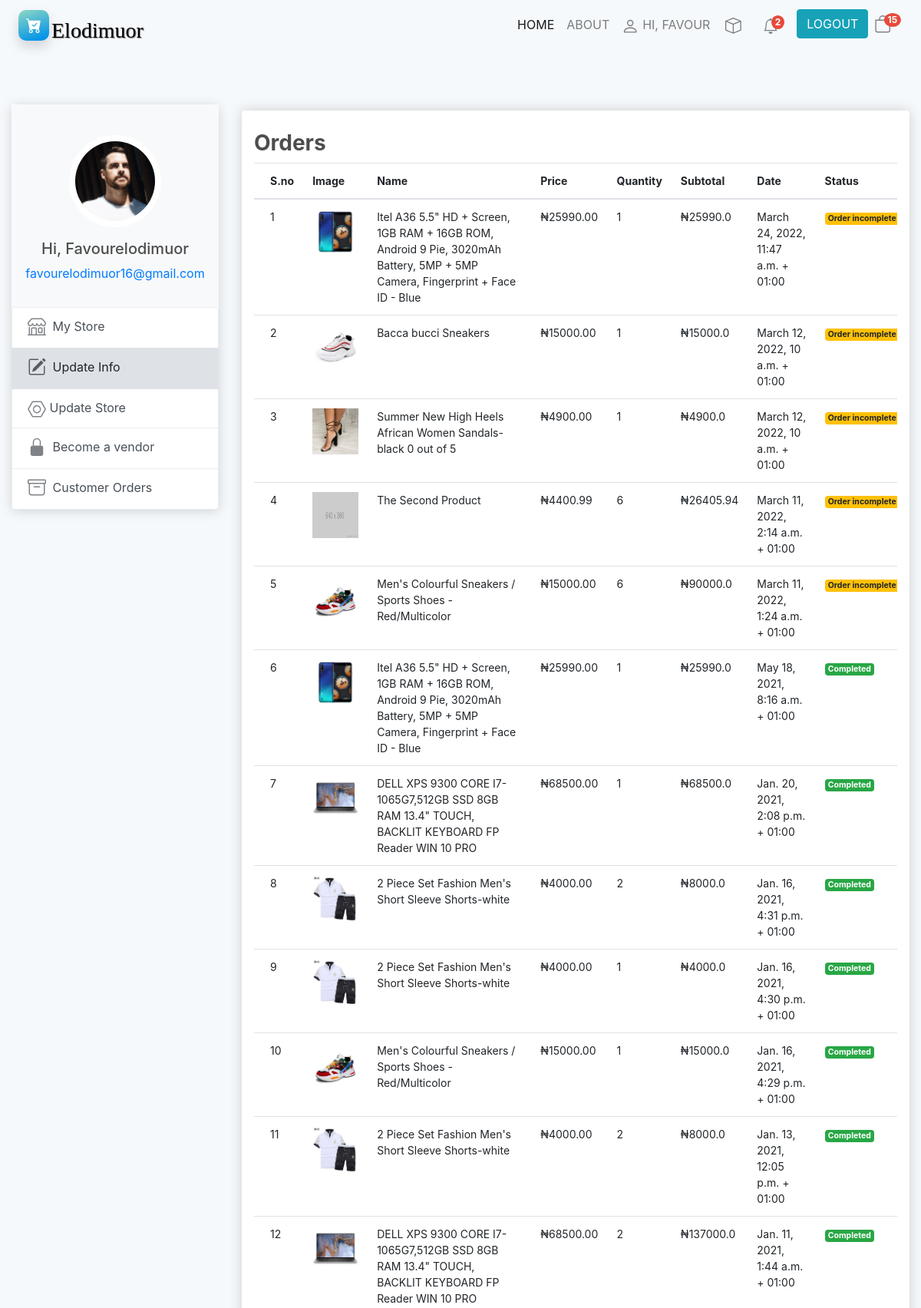
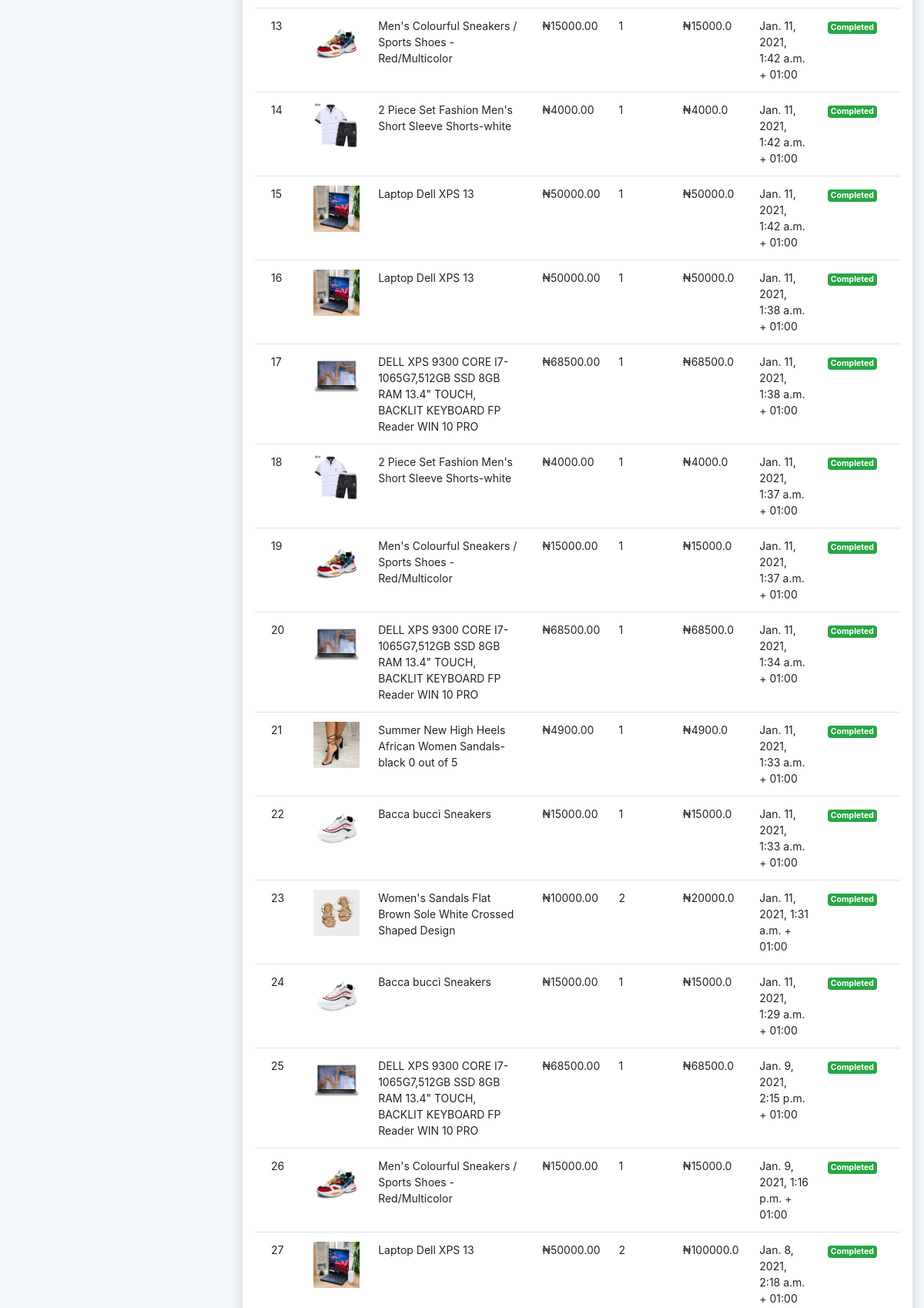
Page /profile/orders/ (signed in, upper part) on the committed database (2 pictures, top to bottom).
### users/models.py (models this page shows, shortened)
class User(AbstractUser):
    paid_until = models.DateField(
        null=True,
        blank=True
    )
    def has_paid(
            self,
            current_date=datetime.date.today()
    ):
        if self.paid_until is None:
            return False
        return current_date < self.paid_until
    location = models.CharField(max_length=255, default='Enter Your Current Location')
    phone_number = models.CharField(max_length=20, default='+234')
    customer_pics = models.ImageField(default='146-1468479_my-profile-icon-blank-profile-picture-circle-hd.png',
                                      upload_to='images'
                                      )
    follower = models.ManyToManyField(settings.AUTH_USER_MODEL, blank=True)
    user_following_list = models.ManyToManyField(settings.AUTH_USER_MODEL, related_name='following_list')
    customer = models.ForeignKey(Customer, null=True, blank=True, on_delete=models.CASCADE)
    subscription = models.ForeignKey(Subscription, null=True, blank=True, on_delete=models.CASCADE)

### store/models.py (models this page shows, shortened)
class OrderItem(models.Model):
    product = models.ForeignKey(Product, on_delete=models.CASCADE, null=True, blank=True)
    customer = models.ForeignKey(settings.AUTH_USER_MODEL, on_delete=models.CASCADE, null=True, blank=True)
    order = models.ForeignKey(Order, on_delete=models.CASCADE, null=True, blank=True)
    quantity = models.IntegerField(default=0, null=True, blank=True)
    date_added = models.DateTimeField(auto_now=True)
    CATEGORY_CHOICES = (
        ('Pending', 'Pending'),
        ('Delivered', 'Delivered'),
    )
    status = models.CharField(choices=CATEGORY_CHOICES, max_length=10, null=True, blank=True)
    @property
    def get_total(self):
        total = self.product.price * self.quantity
        return total

class Product(models.Model):
    name = models.CharField(max_length=220, default='Enter product name')
    price = models.FloatField(default=10)
    digital = models.BooleanField(default=False)
    category = models.ForeignKey(Category, on_delete=models.CASCADE)
    description = RichTextField()
    image = models.ImageField(
        upload_to='upload/products',
        default='2+placeholder test.png'
    )
    image2 = models.ImageField(
        upload_to='upload/products',
        null=True, blank=True
    )
    date = models.DateTimeField(default=timezone.now)
    seller = models.ForeignKey(settings.AUTH_USER_MODEL, on_delete=models.CASCADE)
    seller_delivery_price = models.FloatField(null=True, blank=True)
    date_updated = models.DateTimeField(auto_now=True)
    count = models.IntegerField(default=0)
    order_count = models.IntegerField(default=0)
    @property
    def imageURL(self):
        try:
            url = self.image.url
        except:
            url = ''
        return url

### users/views.py (the view)
# urls.py: path('profile/orders/', user_views.customer_orders, name='customer-orders'),
@login_required
def customer_orders(request):
    customer = request.user
    order, created = Order.objects.get_or_create(customer_name=customer, complete=False)
    cartItems = order.get_cart_items
    orders = OrderItem.objects.filter(customer=customer).order_by('-date_added')
    context = {
        'cartItems': cartItems,
        'orders': orders
    }
    return render(request, 'users/user_orders.html', context)

### users/templates/users/user_orders.html (shortened to what this page needs)
{% extends 'store/base.html' %}
{% load static %}
{% load humanize %}
{% load loggedin_users %}
{% block content %}
{% include "store/nav.html" %}
<div class="row mt-2">
    <div class="col-lg-3 col-xl-3">
        <div class="sticky-top" style="top: 70px">
            <div class="card border-0">
                <a href="{% url 'profile' %}" class="text-decoration-none">
                    <div align="center" class="customer-profile">
                        <br>
                        <img width="120" height="120" background="#777" color="#777"
                             class="rounded-circle customer-image img-fluid" src="{{ user.customer_pics.url }}">
                        <h5>Hi, {{ user }}</h5>
                        <p class="text-truncate">{{ user.email }}</p>
                    </div>
                </a>
                <ul class="customer-nav list-group">
                    <a href="{% url 'user-post' user.username %}"
                       class="d-flex justify-content-between align-items-center list-group-item">
                        <span>
                        My Store
                        </span>
                    </a>
                    <a href="{% url 'update-info' %}"
                       class="d-flex justify-content-between align-items-center active list-group-item">
                        <span>
                                Update Info
                        </span>
                    </a>
                    <a href="{% url 'update_store' %}"
                       class="d-flex justify-content-between align-items-center list-group-item">
                        <span>
                                Update Store
                        </span>
                    </a>
                    {% if request.user.has_paid %}
                    <a href="{% url 'store-create' %}"
                       class="d-flex justify-content-between align-items-center list-group-item">
                        <span>
                            <svg style="opacity: 0.7" width="1.5em" height="1.5em" viewBox="0 0 16 16"
                                 class="bi bi-unlock-fill float-righ mb-1 mr-1"
                                 fill="currentColor"
                                 xmlns="http://www.w3.org/2000/svg">
                                <path d="M.5 9a2 2 0 0 1 2-2h7a2 2 0 0 1 2 2v5a2 2 0 0 1-2 2h-7a2 2 0 0 1-2-2V9z"/>
                                <path fill-rule="evenodd"
                                      d="M8.5 4a3.5 3.5 0 1 1 7 0v3h-1V4a2.5 2.5 0 0 0-5 0v3h-1V4z"/>
                            </svg>
                            Become a vendor
                        </span>
                    </a>
                    {% else %}
                    <a href="{% url 'subscription' %}"
                       class="d-flex justify-content-between align-items-center list-group-item">
                        <span>
                            Become a vendor
                        </span>
                    </a>
                    {% endif %}
                    <a href="{% url 'customer-product-list' %}"
                       class="d-flex justify-content-between align-items-center list-group-item">
                        <span>
                        Customer Orders
                        </span>
                    </a>
                </ul>
            </div>
        </div>
    </div>
    <div class="col-lg-9 mb-2 mt-2">
        <div class="box-element p-3">
            <div class="row">
                <div class="col-lg-12">
                    {% if orders|length == 0 %}
                    <h3 class="display-4" style="align-items: center;
                        justify-content: center;
                        text-align: center;
                        display: flex;
                        flex-direction: column;">No order has been made!</h3>
                    {% else %}
                    <section>
                        <h3>
                            <b>Orders</b>
                        </h3>
                        <div class="row">
                            <table class="table table-hover">
                                <thead>
                                <tr>
                                    <th></th>
                                    <th>S.no</th>
                                    <th>Image</th>
                                    <th>Name</th>
                                    <th>Price</th>
                                    <th>Quantity</th>
                                    <th>Subtotal</th>
                                    <th>Date</th>
                                    <th>Status</th>
                                </tr>
                                </thead>
                                <tbody>
                                {% for ord in orders %}
                                <tr>
                                    <td></td>
                                    <td>{{ forloop.counter }}</td>
                                    <td>
                                        <img height="60px" width="60px" src="{{ ord.product.imageURL }}" alt="">
                                    </td>
                                    <td>{{ ord.product.name }}</td>
                                    <td>₦{{ ord.product.price|floatformat:2 }}</td>
                                    <td>{{ ord.quantity }}</td>
                                    <td>₦{{ ord.get_total }}</td>
                                    <td>{{ ord.date_added }} + 01:00</td>
                                    {% if ord.order.complete %}
                                    <th><span class="badge badge-success">Completed</span></th>
                                    {% else %}
                                    <th><span class="badge badge-warning">Order incomplete</span></th>
                                    {% endif %}
                                </tr>
                                {% endfor %}
                                </tbody>
                            </table>
                        </div>
                    </section>
                    {% endif %}
                </div>
            </div>
        </div>
    </div>
</div>
{% endblock content %}

### store/templates/store/base.html (shortened to what this page needs)
<!doctype html>
<html lang="en">
<head>
    {% load static %}
    <link rel="stylesheet" href="https://stackpath.bootstrapcdn.com/bootstrap/4.5.0/css/bootstrap.min.css"
>
    <link
            rel="stylesheet"
            href="https://cdnjs.cloudflare.com/ajax/libs/animate.css/4.1.1/animate.min.css"
    />
    <link href="https://stackpath.bootstrapcdn.com/bootstrap/4.4.1/css/bootstrap.min.css" rel="stylesheet"
          type="text/css"/>
    <link rel="stylesheet" href="https://cdnjs.cloudflare.com/ajax/libs/animate.css/3.7.2/animate.min.css">
    <link rel="stylesheet" href="{% static 'css/main.css' %}">
    <link rel="stylesheet" href="{% static 'css/bootstrap.css' %}">
</head>
<body id="page-top">
<main role="main" class="container">
    <br>
    <br>
    {% block content %}{% endblock %}
</main>
</body>
</html>

### store/templates/store/nav.html (shortened to what this page needs)
{% load static %}
{% load humanize %}
<link
        rel="stylesheet"
        href="https://cdnjs.cloudflare.com/ajax/libs/animate.css/4.1.1/animate.min.css"
/>
<nav class="bg-light navbar navbar-expand-lg navbar-light fixed-top mb-4" style="background-color: #f6f9fc !important;">
    <div class="form-inline my-2 my-lg-0">
        <a href="{% url 'home' %}" class="text-decoration-none">
            <div class="ml-2 row container shadow flex-column" style="box-shadow: 1px 1px grey;
                        background-color: #00BFFF;
                        background-image: linear-gradient(160deg, #80D0C7 10%,  #0093E9 90%);
                        border-radius: 10px;
                        width: 40px;
	                    height: 40px;
                        padding: 5px;
                        padding-bottom: 10px;
                        padding-top: 10px;">
                <h3 class="ml-2 mb-2 font-shadow" style="color: black;display: inline-block; font-family:
                    Lucida Calligraphy;text-shadow: 1px 1px 1px grey;">Elodimuor
                </h3>
            </div>
        </a>
    </div>
    <nav id="navbar_main" class="mobile-offcanvas navbar navbar-expand-lg navbar-light bg-light"
         style="background-color: #f6f9fc !important;">
    </nav>
    <div class="navbar-collapse mr-auto order-lg-2 collapse hide_nav" id="navbarCollapse" style="">
        <ul class="navbar-nav">
            <form class="form-inline ">
                <ul class="navbar-nav mr-auto">
                    {% if user.is_authenticated %}
                    <li class="nav-item active">
                        <a href="{% url 'home' %}" class="nav-link">HOME</a>
                    </li>
                    <li class="nav-item">
                        <a href="{% url 'about' %}" class="nav-link">ABOUT</a>
                    </li>
                    <li class="nav-item">
                        <a href="{% url 'profile' %}" class="nav-link">
                            HI,
                            {% if request.user.first_name %}
                            {{ request.user.first_name|safe|truncatechars:"7"|upper }}
                            {% else %}
                            {{ request.user|safe|truncatechars:"7"|upper }}
                            {% endif %}
                        </a>
                    </li>
                    <li class="nav-item dropdown no-arrow mx-1">
                        <a class="nav-link notification-btn" href="#" id="alertsDropdown" role="button"
                           data-href=''
                           data-toggle="dropdown" aria-haspopup="true" aria-expanded="false">
                        </a>
                    </li>
                    <li class="nav-item dropdown mr-3 ml-2">
                        <a class="nav-link " href="#" id="navbarDropdown" role="button"
                           data-toggle="dropdown" aria-haspopup="true" aria-expanded="false">
                            <span class="badge badge_ badge-danger badge-counter" id="counter">2
                            </span>
                        </a>
                    </li>
                    <br>
                    <li class="nav-item">
                        <a class="nav-success btn btn-info mr-sm-2" href="{% url 'logout' %}">
                            LOGOUT
                        </a>
                    </li>
                    <br>
                    <li class="nav-item">
                        <a style="margin-right:10px;float:left;" href="{% url 'cart' %}"
                           class="text-decoration-none d-flex align-items-center order-lg-3">
                            <span>
                                <p style="margin-left: -10px; border-radius: 100%" class="badge badge-danger _result">
                                {{ cartItems }}
                                </p>
                            </span>
                        </a>
                    </li>
                    <br>
                    {% endif %}
                </ul>
            </form>
        </ul>
    </div>
</nav>

### rows in the picture
User: user.first_name "FAVOUR", customer_pics (picture), username "Favourelodimuor", email "favourelodimuor16@gmail.com"
OrderItem: product.imageURL (picture), product.name "Itel A36 5.5\" HD + Screen, 1GB RAM + 16GB ROM, Android 9 Pie, 3020mAh Battery, 5MP + 5MP Camera, Fingerprint + Face ID - Blue", product.price "25990.00", quantity "1", get_total "25990.0", date_added "March 24, 2022, 11:47 a.m.", shows "Order incomplete"
OrderItem: product.imageURL (picture), product.name "Bacca bucci Sneakers", product.price "15000.00", quantity "1", get_total "15000.0", date_added "March 12, 2022, 10 a.m.", shows "Order incomplete"
OrderItem: product.imageURL (picture), product.name "Summer New High Heels African Women Sandals-black 0 out of 5", product.price "4900.00", quantity "1", get_total "4900.0", date_added "March 12, 2022, 10 a.m.", shows "Order incomplete"
OrderItem: product.imageURL (placeholder picture), product.name "The Second Product", product.price "4400.99", quantity "6", get_total "26405.94", date_added "March 11, 2022, 2:14 a.m.", shows "Order incomplete"
OrderItem: product.imageURL (picture), product.name "Men's Colourful Sneakers / Sports Shoes - Red/Multicolor", product.price "15000.00", quantity "6", get_total "90000.0", date_added "March 11, 2022, 1:24 a.m.", shows "Order incomplete"
OrderItem: product.imageURL (picture), product.name "Itel A36 5.5\" HD + Screen, 1GB RAM + 16GB ROM, Android 9 Pie, 3020mAh Battery, 5MP + 5MP Camera, Fingerprint + Face ID - Blue", product.price "25990.00", quantity "1", get_total "25990.0", date_added "May 18, 2021, 8:16 a.m.", shows "Completed"
OrderItem: product.imageURL (picture), product.name "DELL XPS 9300 CORE I7-1065G7,512GB SSD 8GB RAM 13.4\" TOUCH, BACKLIT KEYBOARD FP Reader WIN 10 PRO", product.price "68500.00", quantity "1", get_total "68500.0", date_added "Jan. 20, 2021, 2:08 p.m.", shows "Completed"
OrderItem: product.imageURL (picture), product.name "2 Piece Set Fashion Men's Short Sleeve Shorts-white", product.price "4000.00", quantity "2", get_total "8000.0", date_added "Jan. 16, 2021, 4:31 p.m.", shows "Completed"
OrderItem: product.imageURL (picture), product.name "2 Piece Set Fashion Men's Short Sleeve Shorts-white", product.price "4000.00", quantity "1", get_total "4000.0", date_added "Jan. 16, 2021, 4:30 p.m.", shows "Completed"
OrderItem: product.imageURL (picture), product.name "Men's Colourful Sneakers / Sports Shoes - Red/Multicolor", product.price "15000.00", quantity "1", get_total "15000.0", date_added "Jan. 16, 2021, 4:29 p.m.", shows "Completed"
OrderItem: product.imageURL (picture), product.name "2 Piece Set Fashion Men's Short Sleeve Shorts-white", product.price "4000.00", quantity "2", get_total "8000.0", date_added "Jan. 13, 2021, 12:05 p.m.", shows "Completed"
OrderItem: product.imageURL (picture), product.name "DELL XPS 9300 CORE I7-1065G7,512GB SSD 8GB RAM 13.4\" TOUCH, BACKLIT KEYBOARD FP Reader WIN 10 PRO", product.price "68500.00", quantity "2", get_total "137000.0", date_added "Jan. 11, 2021, 1:44 a.m.", shows "Completed"
OrderItem: product.imageURL (picture), product.name "Men's Colourful Sneakers / Sports Shoes - Red/Multicolor", product.price "15000.00", quantity "1", get_total "15000.0", date_added "Jan. 11, 2021, 1:42 a.m.", shows "Completed"
OrderItem: product.imageURL (picture), product.name "2 Piece Set Fashion Men's Short Sleeve Shorts-white", product.price "4000.00", quantity "1", get_total "4000.0", date_added "Jan. 11, 2021, 1:42 a.m.", shows "Completed"
OrderItem: product.imageURL (picture), product.name "Laptop Dell XPS 13", product.price "50000.00", quantity "1", get_total "50000.0", date_added "Jan. 11, 2021, 1:42 a.m.", shows "Completed"
OrderItem: product.imageURL (picture), product.name "Laptop Dell XPS 13", product.price "50000.00", quantity "1", get_total "50000.0", date_added "Jan. 11, 2021, 1:38 a.m.", shows "Completed"
OrderItem: product.imageURL (picture), product.name "DELL XPS 9300 CORE I7-1065G7,512GB SSD 8GB RAM 13.4\" TOUCH, BACKLIT KEYBOARD FP Reader WIN 10 PRO", product.price "68500.00", quantity "1", get_total "68500.0", date_added "Jan. 11, 2021, 1:38 a.m.", shows "Completed"
OrderItem: product.imageURL (picture), product.name "2 Piece Set Fashion Men's Short Sleeve Shorts-white", product.price "4000.00", quantity "1", get_total "4000.0", date_added "Jan. 11, 2021, 1:37 a.m.", shows "Completed"
OrderItem: product.imageURL (picture), product.name "Men's Colourful Sneakers / Sports Shoes - Red/Multicolor", product.price "15000.00", quantity "1", get_total "15000.0", date_added "Jan. 11, 2021, 1:37 a.m.", shows "Completed"
OrderItem: product.imageURL (picture), product.name "DELL XPS 9300 CORE I7-1065G7,512GB SSD 8GB RAM 13.4\" TOUCH, BACKLIT KEYBOARD FP Reader WIN 10 PRO", product.price "68500.00", quantity "1", get_total "68500.0", date_added "Jan. 11, 2021, 1:34 a.m.", shows "Completed"
OrderItem: product.imageURL (picture), product.name "Summer New High Heels African Women Sandals-black 0 out of 5", product.price "4900.00", quantity "1", get_total "4900.0", date_added "Jan. 11, 2021, 1:33 a.m.", shows "Completed"
OrderItem: product.imageURL (picture), product.name "Bacca bucci Sneakers", product.price "15000.00", quantity "1", get_total "15000.0", date_added "Jan. 11, 2021, 1:33 a.m.", shows "Completed"
OrderItem: product.imageURL (picture), product.name "Women's Sandals Flat Brown Sole White Crossed Shaped Design", product.price "10000.00", quantity "2", get_total "20000.0", date_added "Jan. 11, 2021, 1:31 a.m.", shows "Completed"
OrderItem: product.imageURL (picture), product.name "Bacca bucci Sneakers", product.price "15000.00", quantity "1", get_total "15000.0", date_added "Jan. 11, 2021, 1:29 a.m.", shows "Completed"
OrderItem: product.imageURL (picture), product.name "DELL XPS 9300 CORE I7-1065G7,512GB SSD 8GB RAM 13.4\" TOUCH, BACKLIT KEYBOARD FP Reader WIN 10 PRO", product.price "68500.00", quantity "1", get_total "68500.0", date_added "Jan. 9, 2021, 2:15 p.m.", shows "Completed"
OrderItem: product.imageURL (picture), product.name "Men's Colourful Sneakers / Sports Shoes - Red/Multicolor", product.price "15000.00", quantity "1", get_total "15000.0", date_added "Jan. 9, 2021, 1:16 p.m.", shows "Completed"
OrderItem: product.imageURL (picture), product.name "Laptop Dell XPS 13", product.price "50000.00", quantity "2", get_total "100000.0", date_added "Jan. 8, 2021, 2:18 a.m.", shows "Completed"

### other values in the picture
{{ cartItems }} "15"
